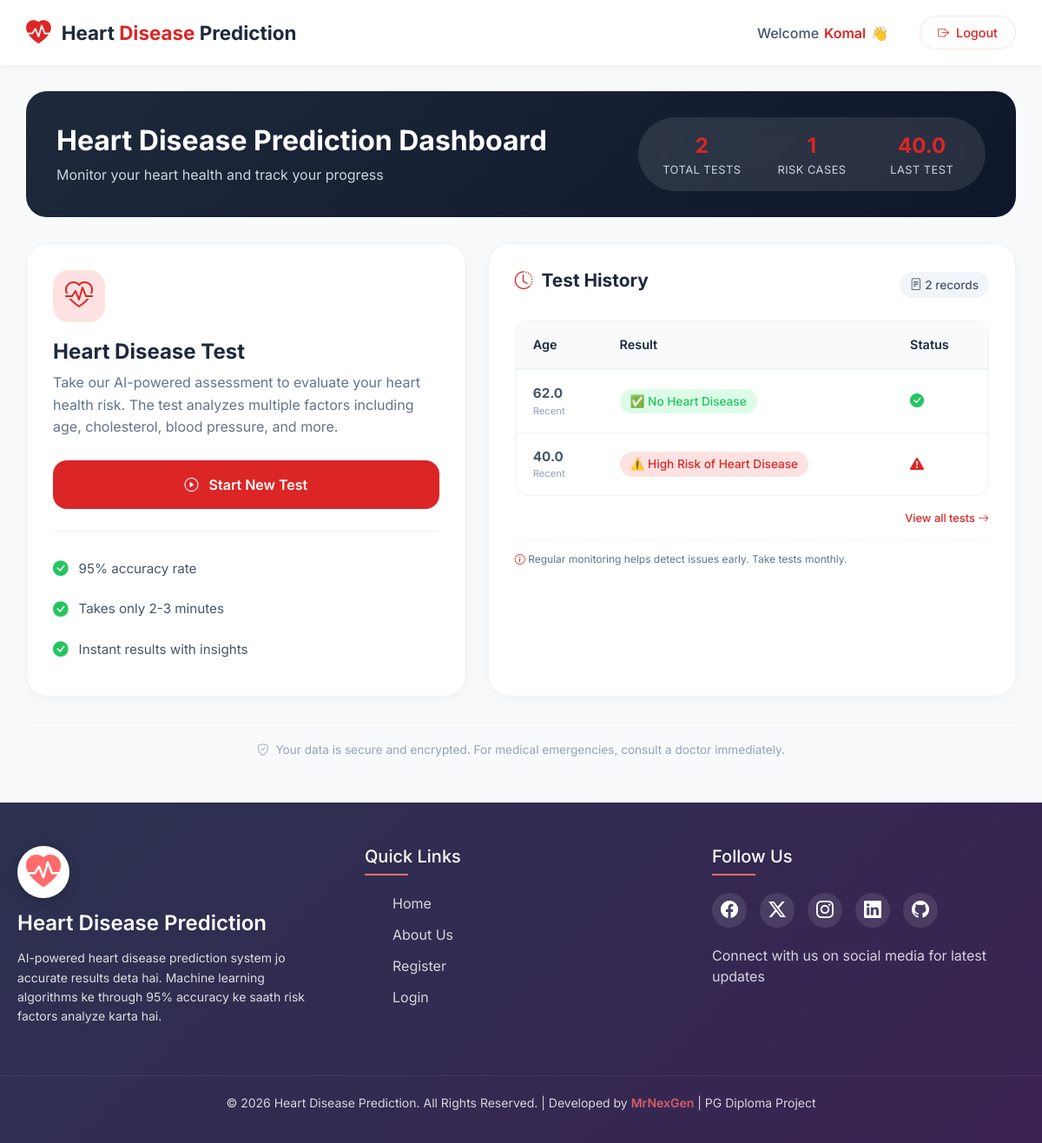
/dashboard (signed in), run on the app's committed database.
### tables this page shows
CREATE TABLE history (
        id INTEGER PRIMARY KEY AUTOINCREMENT,
        user_email TEXT,
        age REAL,
        result TEXT
    );

### app.py (the view)
@app.route("/dashboard")
def dashboard():
    if "user" in session:
        conn = get_db()
        cur = conn.cursor()
        cur.execute(
            "SELECT age, result FROM history WHERE user_email=?",
            (session["email"],)
        )
        history = cur.fetchall()
        conn.close()
        return render_template("dashboard.html", user=session["user"], history=history)
    return redirect("/login")

### app.py (called while the page is built)
def get_db():
    return sqlite3.connect("database.db", timeout=10, check_same_thread=False)

### templates/dashboard.html (shortened to what this page needs)
<!DOCTYPE html>
<html lang="en">
<head>
    <link href="https://cdn.jsdelivr.net/npm/bootstrap@5.3.0/dist/css/bootstrap.min.css" rel="stylesheet">
    <link rel="stylesheet" href="https://cdn.jsdelivr.net/npm/bootstrap-icons@1.11.0/font/bootstrap-icons.css">
</head>
<body>
    <nav class="navbar-custom">
        <div class="navbar-content">
            <div class="logo-area">
                <div class="heart-icon">
                    <i class="bi bi-heart-pulse-fill"></i>
                </div>
                <div class="brand-text">
                    Heart<span> Disease</span> Prediction
                </div>
            </div>
            <div class="user-info">
                <span class="welcome-text">
                    <span class="welcome-greeting">Welcome</span>
                    <strong class="username">{{ user }}</strong>
                    <span class="wave-emoji">👋</span>
                </span>
                <a href="/logout" class="btn-logout">
                    <i class="bi bi-box-arrow-right"></i>
                    <span class="logout-text">Logout</span>
                </a>
            </div>
        </div>
    </nav>
    <div class="dashboard-container">
        <div class="welcome-banner">
            <div class="banner-title">
                <h1>Heart Disease Prediction Dashboard</h1>
                <p>Monitor your heart health and track your progress</p>
            </div>
            <div class="banner-stats">
                <div class="stat-item">
                    <div class="stat-value">
                        {% if history %}
                            {{ history|length }}
                        {% else %}
                            0
                        {% endif %}
                    </div>
                    <div class="stat-label">Total Tests</div>
                </div>
               <div class="stat-item">
    <div class="stat-value">
        {% if history %}
            {% set ns = namespace(risk_count=0) %}
            {% for row in history %}
                {% if 'Risk' in row[1] %}
                    {% set ns.risk_count = ns.risk_count + 1 %}
                {% endif %}
            {% endfor %}
            {{ ns.risk_count }}
        {% else %}
            0
        {% endif %}
    </div>
    <div class="stat-label">Risk Cases</div>
</div>
                <div class="stat-item">
                    <div class="stat-value">
                        {% if history %}
                            {{ history[-1][0] }}
                        {% else %}
                            -
                        {% endif %}
                    </div>
                    <div class="stat-label">Last Test</div>
                </div>
            </div>
        </div>
        <div class="dashboard-grid">
            <div class="test-card">
                <div class="card-icon">
                    <i class="bi bi-heart-pulse"></i>
                </div>
                <h3>Heart Disease Test</h3>
                <p>Take our AI-powered assessment to evaluate your heart health risk. The test analyzes multiple factors including age, cholesterol, blood pressure, and more.</p>
                <a href="/test" class="btn-start">
                    <i class="bi bi-play-circle"></i>
                    Start New Test
                </a>
                <div class="features-list">
                    <div class="feature-item">
                        <i class="bi bi-check-circle-fill"></i>
                        <span>95% accuracy rate</span>
                    </div>
                    <div class="feature-item">
                        <i class="bi bi-check-circle-fill"></i>
                        <span>Takes only 2-3 minutes</span>
                    </div>
                    <div class="feature-item">
                        <i class="bi bi-check-circle-fill"></i>
                        <span>Instant results with insights</span>
                    </div>
                </div>
            </div>
            <div class="history-card">
                <div class="history-header">
                    <h3>
                        <i class="bi bi-clock-history"></i>
                        Test History
                    </h3>
                    <span class="badge-count">
                        <i class="bi bi-file-text"></i>
                        {% if history %}
                            {{ history|length }} records
                        {% else %}
                            No records
                        {% endif %}
                    </span>
                </div>
                {% if history %}
                <div class="table-container">
                    <table>
                        <thead>
                            <tr>
                                <th>Age</th>
                                <th>Result</th>
                                <th>Status</th>
                            </tr>
                        </thead>
                        <tbody>
                            {% for row in history %}
                            <tr>
                                <td>
                                    <strong>{{ row[0] }}</strong>
                                    <div style="font-size: 0.7rem; color: #94a3b8;">{{ row[2] if row|length > 2 else 'Recent' }}</div>
                                </td>
                                <td>
                                    <span class="result-badge {% if 'Risk' in row[1] %}result-positive{% else %}result-negative{% endif %}">
                                        {{ row[1] }}
                                    </span>
                                </td>
                                <td>
                                    {% if 'Risk' in row[1] %}
                                    <i class="bi bi-exclamation-triangle-fill" style="color: #dc2626; font-size: 1rem;" title="Consult doctor"></i>
                                    {% else %}
                                    <i class="bi bi-check-circle-fill" style="color: #22c55e; font-size: 1rem;" title="Healthy"></i>
                                    {% endif %}
                                </td>
                            </tr>
                            {% endfor %}
                        </tbody>
                    </table>
                </div>
                <div style="text-align: right; margin-top: 12px; width: 100%;">
                    <a href="/history" style="color: #dc2626; text-decoration: none; font-size: 0.8rem; font-weight: 500;">
                        View all tests <i class="bi bi-arrow-right"></i>
                    </a>
                </div>
                {% else %}
                <div class="no-history">
                    <i class="bi bi-clipboard-x"></i>
                    <p>No test history found</p>
                    <p style="font-size: 0.8rem; margin-top: 8px;">Take your first test to see results here</p>
                </div>
                {% endif %}
                {% if history %}
                <div style="margin-top: 15px; padding-top: 12px; border-top: 1px dashed #edf2f7; width: 100%;">
                    <p style="font-size: 0.75rem; color: #64748b; margin: 0;">
                        <i class="bi bi-info-circle" style="color: #dc2626;"></i>
                        Regular monitoring helps detect issues early. Take tests monthly.
                    </p>
                </div>
                {% endif %}
            </div>
        </div>
        <div class="footer-note">
            <i class="bi bi-shield-check me-1"></i>
            Your data is secure and encrypted. For medical emergencies, consult a doctor immediately.
        </div>
    </div>
{% include 'footer.html' %}
</body>
</html>

### templates/footer.html (style rules this page uses)
* { margin: 0; padding: 0; box-sizing: border-box; }
body { font-family: 'Segoe UI', Tahoma, Geneva, Verdana, sans-serif; min-height: 100vh; display: flex; flex-direction: column; }

### data on the page
history: age "40.0", row "Recent", result "⚠️ High Risk of Heart Disease"
history: age "62.0", row "Recent", result "✅ No Heart Disease"

### other printed values
{{ user }} "Komal"
{{ history|length }} "2"
{{ ns.risk_count }} "1"
